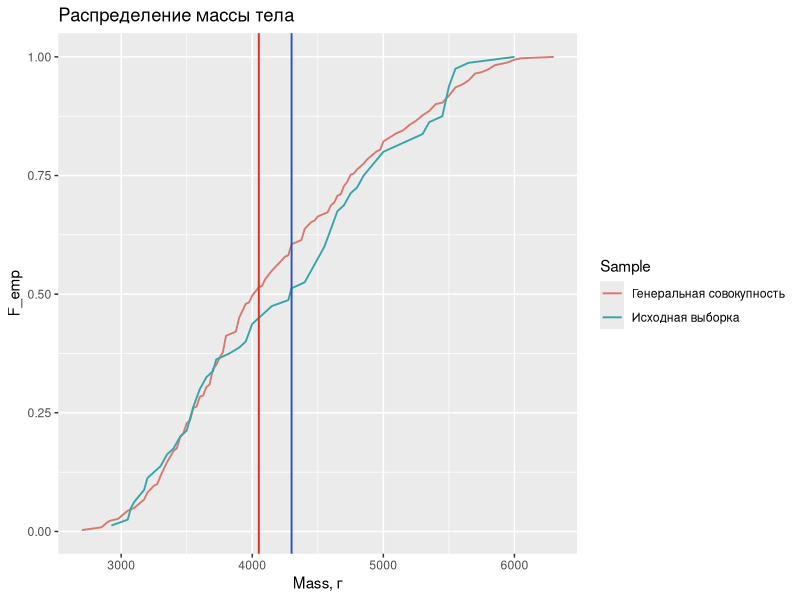
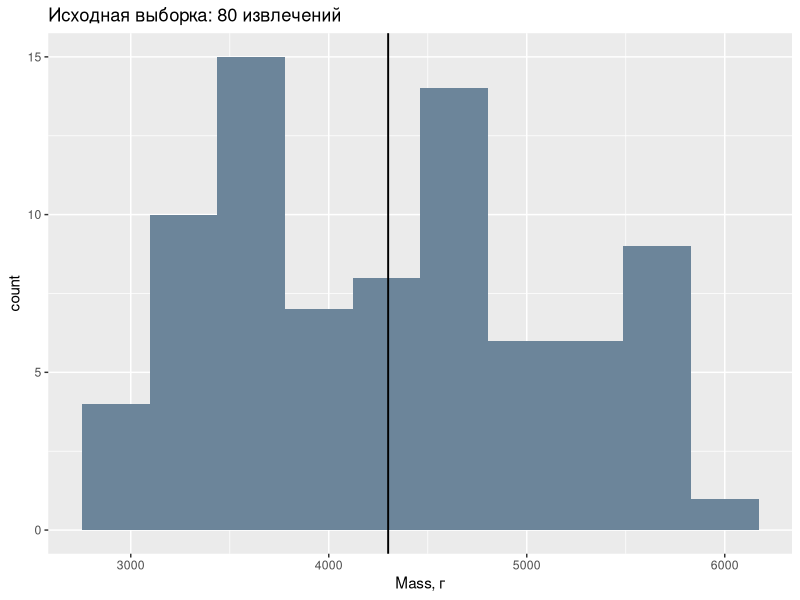
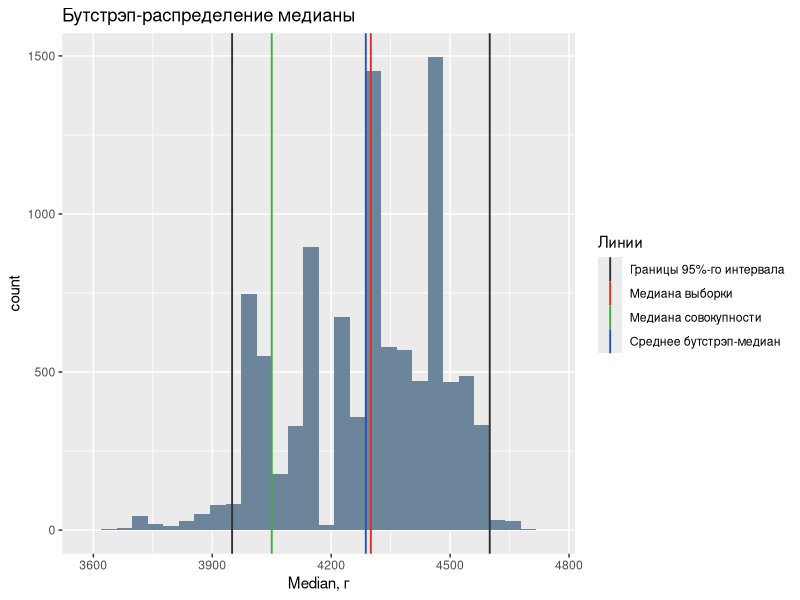
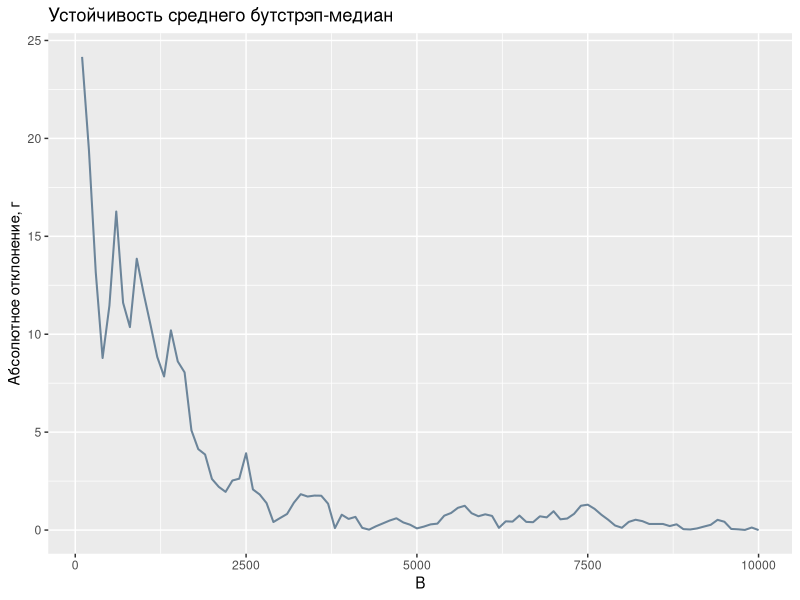
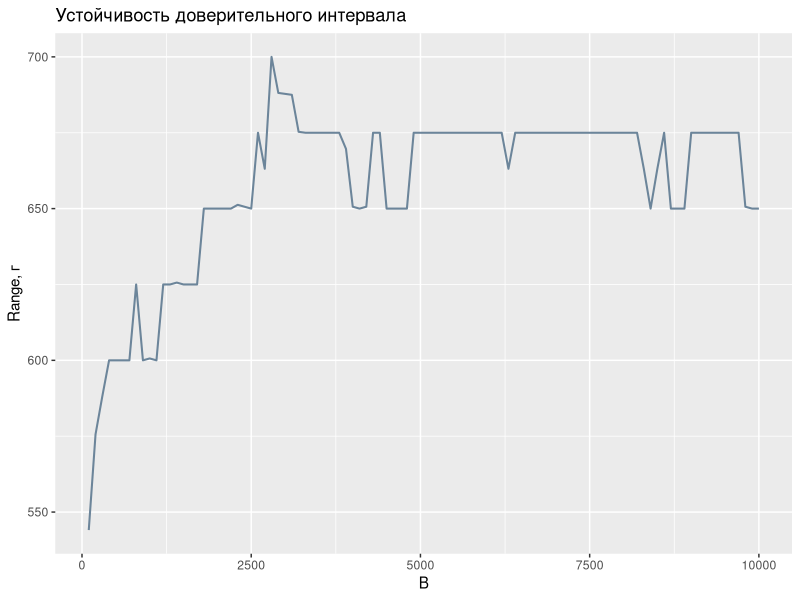
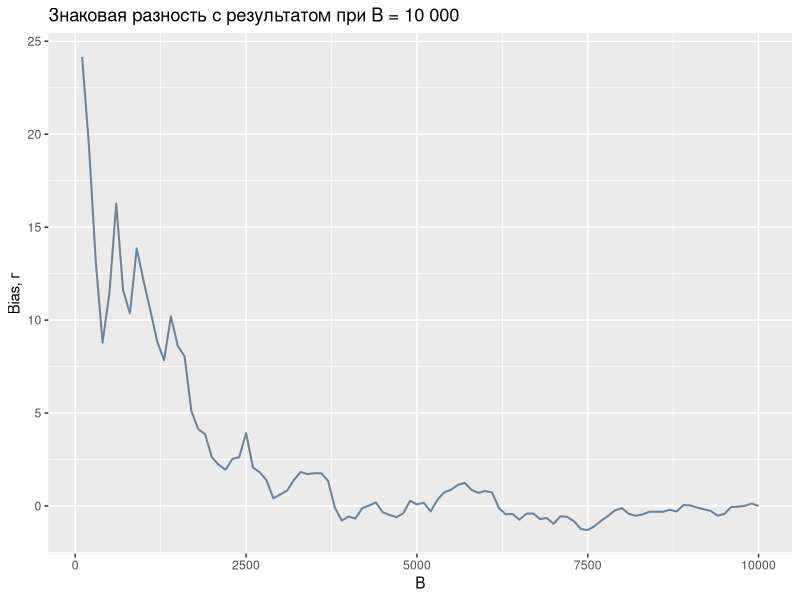

R code for these plots, in order:
## ---- chunk 1
knitr::opts_chunk$set(echo = TRUE, message = FALSE, warning = TRUE,
                      fig.width = 10, fig.height = 6.3, dpi = 150,
                      dev = "png", dev.args = list(type = "cairo"))
options(scipen = 20)
## ---- chunk 2
# При первом использовании установить пакеты:
# install.packages(c("palmerpenguins", "ggplot2", "knitr", "rmarkdown"))
library(palmerpenguins)
library(ggplot2)

population <- as.data.frame(
  penguins[!is.na(penguins$body_mass_g), c("species", "body_mass_g")]
)
rownames(population) <- NULL

# Явно фиксируем стандартные алгоритмы современных версий R.
RNGkind(kind = "Mersenne-Twister", normal.kind = "Inversion",
        sample.kind = "Rejection")
set.seed(2026)
sample_idx <- sample.int(342, size = 80, replace = TRUE)
initial_sample <- population[sample_idx, , drop = FALSE]

pop_mass <- population$body_mass_g
sample_mass <- initial_sample$body_mass_g
med_population <- median(pop_mass)
med_sample <- median(sample_mass)

stopifnot(nrow(population) == 342L, nrow(initial_sample) == 80L,
          !anyNA(sample_mass))

format_number <- function(x) {
  format(x, digits = 10, trim = TRUE, scientific = FALSE)
}
knitr::kable(data.frame(
  Показатель = c("Объем совокупности", "Объем исходной выборки",
                "Медиана совокупности, г", "Медиана исходной выборки, г"),
  Значение = c(length(pop_mass), length(sample_mass),
              med_population, med_sample)
), row.names = FALSE)
## ---- chunk 3
cdf_data <- rbind(
  data.frame(Mass = pop_mass, Sample = "Генеральная совокупность"),
  data.frame(Mass = sample_mass, Sample = "Исходная выборка")
)

ggplot(cdf_data, aes(x = Mass, color = Sample)) +
  stat_ecdf(geom = "line", pad = FALSE, linewidth = 0.65) +
  geom_vline(xintercept = med_population, color = "#d73027", linewidth = 0.65) +
  geom_vline(xintercept = med_sample, color = "#2853b9", linewidth = 0.65) +
  scale_color_manual(values = c("Генеральная совокупность" = "#d87970",
                                "Исходная выборка" = "#36a5aa")) +
  labs(title = "Распределение массы тела", x = "Mass, г", y = "F_emp",
       color = "Sample")
## ---- chunk 4
sample_width <- diff(range(sample_mass)) / (10 - 1)
sample_breaks <- seq(min(sample_mass) - sample_width / 2,
                     max(sample_mass) + sample_width / 2, length.out = 11)
bar_color <- "#6c859a"

ggplot(data.frame(Mass = sample_mass), aes(x = Mass)) +
  geom_histogram(breaks = sample_breaks, fill = bar_color) +
  geom_vline(xintercept = med_sample, linewidth = 0.65) +
  labs(title = "Исходная выборка: 80 извлечений", x = "Mass, г", y = "count")
## ---- chunk 5
B_max <- 10000L
boot_medians <- numeric(B_max)

set.seed(2027)
for (i in seq_len(B_max)) {
  boot_idx <- sample.int(80, size = 80, replace = TRUE)
  bootstrap_sample <- initial_sample[boot_idx, , drop = FALSE]
  boot_medians[i] <- median(bootstrap_sample$body_mass_g)
}

stopifnot(length(boot_medians) == 10000L, all(is.finite(boot_medians)))
## ---- chunk 6
mean_boot <- mean(boot_medians)
se_boot <- sd(boot_medians)
bias_boot <- mean_boot - med_sample
ci_boot <- quantile(boot_medians, probs = c(0.025, 0.975),
                     type = 7, names = FALSE)
width_boot <- ci_boot[2] - ci_boot[1]
covered <- med_population >= ci_boot[1] && med_population <= ci_boot[2]

full_statistics <- data.frame(
  Показатель = c("Среднее бутстрэп-медиан, г", "Стандартная ошибка, г",
                "Бутстрэп-смещение, г", "Нижняя граница интервала, г",
                "Верхняя граница интервала, г", "Ширина интервала, г"),
  Значение = sapply(c(mean_boot, se_boot, bias_boot, ci_boot, width_boot),
                   format_number),
  check.names = FALSE
)
knitr::kable(full_statistics, row.names = FALSE)
## ---- chunk 7
boot_width <- diff(range(boot_medians)) / (30 - 1)
boot_breaks <- seq(min(boot_medians) - boot_width / 2,
                   max(boot_medians) + boot_width / 2, length.out = 31)
line_data <- data.frame(
  Value = c(ci_boot, med_sample, mean_boot, med_population),
  Role = c("Границы 95%-го интервала", "Границы 95%-го интервала",
           "Медиана выборки", "Среднее бутстрэп-медиан", "Медиана совокупности")
)

ggplot(data.frame(Median = boot_medians), aes(x = Median)) +
  geom_histogram(breaks = boot_breaks, fill = bar_color) +
  geom_vline(data = line_data, aes(xintercept = Value, color = Role),
             linewidth = 0.65) +
  scale_color_manual(values = c("Границы 95%-го интервала" = "#333333",
                                "Медиана выборки" = "#d73027",
                                "Среднее бутстрэп-медиан" = "#2853b9",
                                "Медиана совокупности" = "#44ad45")) +
  labs(title = "Бутстрэп-распределение медианы", x = "Median, г", y = "count",
       color = "Линии")
## ---- chunk 8
B_values <- seq(100L, B_max, by = 100L)
result_grid <- data.frame(
  B = B_values, Mean = NA_real_, Deviation = NA_real_, SE = NA_real_,
  Lower = NA_real_, Upper = NA_real_, Width = NA_real_, Signed = NA_real_
)

for (j in seq_along(B_values)) {
  b <- B_values[j]
  prefix <- boot_medians[seq_len(b)]
  average <- mean(prefix)
  bounds <- quantile(prefix, c(0.025, 0.975), type = 7, names = FALSE)
  result_grid$Mean[j] <- average
  result_grid$Deviation[j] <- abs(average - mean_boot)
  result_grid$SE[j] <- sd(prefix)
  result_grid$Lower[j] <- bounds[1]
  result_grid$Upper[j] <- bounds[2]
  result_grid$Width[j] <- bounds[2] - bounds[1]
  result_grid$Signed[j] <- average - mean_boot
}
## ---- chunk 9
ggplot(result_grid, aes(x = B, y = Deviation)) +
  geom_line(color = bar_color, linewidth = 0.7) +
  labs(title = "Устойчивость среднего бутстрэп-медиан", x = "B",
       y = "Абсолютное отклонение, г")
## ---- chunk 10
ggplot(result_grid, aes(x = B, y = Width)) +
  geom_line(color = bar_color, linewidth = 0.7) +
  labs(title = "Устойчивость доверительного интервала", x = "B", y = "Range, г")
## ---- chunk 11
B_control <- c(100, 1000, 2000, 5000, 10000)
control <- result_grid[result_grid$B %in% B_control, ]
summary_table <- data.frame(
  Показатель = c("Средняя бутстрэп-медиан, г", "Отклонение от B = 10 000, г",
                "Стандартная ошибка, г", "Нижняя граница интервала, г",
                "Верхняя граница интервала, г", "Ширина интервала, г"),
  check.names = FALSE
)
for (j in seq_len(nrow(control))) {
  values <- c(control$Mean[j], control$Deviation[j], control$SE[j],
              control$Lower[j], control$Upper[j], control$Width[j])
  summary_table[[as.character(control$B[j])]] <-
    sapply(values, format_number)
}
knitr::kable(summary_table, row.names = FALSE)
## ---- chunk 12
output_dir <- "results_Markin"
dir.create(output_dir, showWarnings = FALSE, recursive = TRUE)
write.csv(data.frame(Repeat = seq_len(B_max), Median = boot_medians),
          file.path(output_dir, "bootstrap_medians.csv"), row.names = FALSE)
write.csv(result_grid, file.path(output_dir, "stability_all_B.csv"),
          row.names = FALSE)
write.csv(control, file.path(output_dir, "control_values.csv"), row.names = FALSE)
write.csv(data.frame(Draw = seq_len(80), Population_row = sample_idx,
                     initial_sample),
          file.path(output_dir, "initial_sample.csv"), row.names = FALSE)
## ---- chunk 13
ggplot(result_grid, aes(x = B, y = Signed)) +
  geom_line(color = bar_color, linewidth = 0.7) +
  labs(title = "Знаковая разность с результатом при B = 10 000",
       x = "B", y = "Bias, г")
